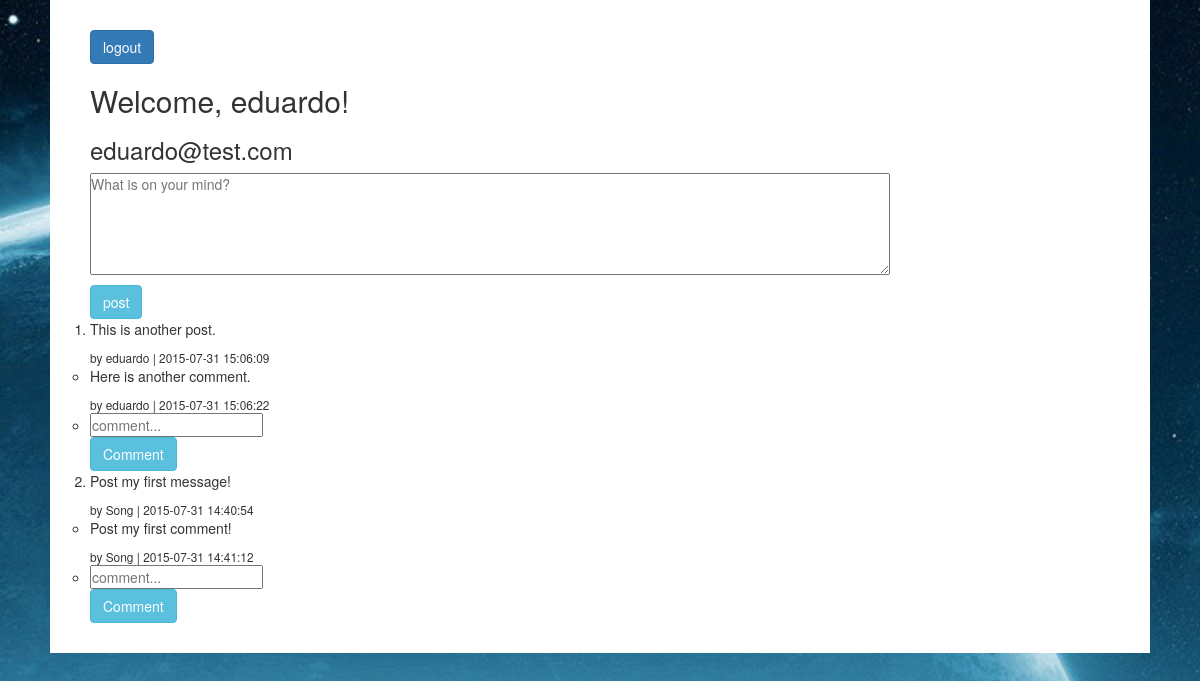
The app's page /wall.php (signed in) with its own data.
### tables this page shows
CREATE TABLE IF NOT EXISTS `messages` (
  `id` int(11) NOT NULL AUTO_INCREMENT,
  `user_id` int(11) DEFAULT NULL,
  `post` text,
  `created_at` datetime DEFAULT NULL,
  `updated_at` datetime DEFAULT NULL,
  PRIMARY KEY (`id`),
  KEY `fk_messages_users_idx` (`user_id`)
);

CREATE TABLE IF NOT EXISTS `users` (
  `id` int(11) NOT NULL AUTO_INCREMENT,
  `first_name` varchar(45) DEFAULT NULL,
  `last_name` varchar(45) DEFAULT NULL,
  `email` varchar(255) DEFAULT NULL,
  `password` varchar(45) DEFAULT NULL,
  `created_at` datetime DEFAULT NULL,
  `updated_at` datetime DEFAULT NULL,
  PRIMARY KEY (`id`)
);

CREATE TABLE IF NOT EXISTS `comments` (
  `id` int(11) NOT NULL AUTO_INCREMENT,
  `comment` text,
  `created_at` datetime DEFAULT NULL,
  `updated_at` datetime DEFAULT NULL,
  `message_id` int(11) DEFAULT NULL,
  `user_id` int(11) DEFAULT NULL,
  PRIMARY KEY (`id`),
  KEY `fk_comments_messages1_idx` (`message_id`),
  KEY `fk_comments_users1_idx` (`user_id`)
);

### new-connection.php (called while the page is built, shortened)
<?php
$connection = mysqli_connect(DB_HOST, DB_USER, DB_PASS, DB_DATABASE);
function fetch($query)
{
	global $connection;
	$result = mysqli_query($connection, $query);
	$rows = array();
	foreach($result as $row) {
		$rows[] = $row;
	}
	return $rows;
}
?>

### wall.php (the view, shortened to what this page needs)
<?php
require_once("new-connection.php");
	$posts_query = "SELECT first_name, last_name, email, /* users table */
							post, messages.created_at, messages.user_id as user_id, messages.id as message_id /* posts table */
					FROM messages
					LEFT JOIN users
					ON users.id = messages.user_id
					ORDER BY messages.created_at DESC";
	$posts = fetch($posts_query);
	$comments_query = "SELECT first_name, last_name, email, /* users table */
								comment, comments.created_at, comments.user_id as user_id, comments.id as comment_id, comments.message_id as message_id /* comments table */
						FROM comments
						LEFT JOIN users ON users.id = comments.user_id
						ORDER BY comments.created_at DESC";
	$comments = fetch($comments_query);
?>
<html>
	<head>
		<link rel="stylesheet" type="text/css" href="style.css">
	  	<link rel="stylesheet" href="http://maxcdn.bootstrapcdn.com/bootstrap/3.3.4/css/bootstrap.min.css">
	</head>
	<body>
		<div id="wall_container">
			<form action="process.php" method="post">
				<input type="submit" value="logout" class="btn btn-primary" id="button">
			</form>
			<h2><?php echo "Welcome, {$_SESSION['first_name']}!"; ?></h2>
			<h3><?php echo "{$_SESSION['email']}"; ?></h3>
			<form action="process.php" method="post">
				<textarea name="post" id="post" cols="60" rows="5" placeholder="What is on your mind?" class="area"></textarea> <br />
				<input type="submit" value="post"  class="btn btn-info" id="button">
			</form>
<?php 	if(isset($posts) && !empty($posts))
		{ ?>
			<ol>
<?php		foreach($posts as $post)
			{ ?>
				<li><p><?php echo $post['post']; ?></p>
					<small>by <?php echo $post['first_name']; ?> | <?php echo $post['created_at']; ?></small>
				<ul>
<?php			foreach($comments as $comment)
				{
					if($post['message_id'] == $comment['message_id'])
					{ ?>
					<li>
						<p><?php echo $comment['comment']; ?></p>
						<small>by <?php echo $comment['first_name'] ?> | <?php echo $comment['created_at']; ?></small>
					</li>
<?php 				}
				} ?>
					<li>
						<form action="process.php" method="post">
							<input type="text" name="comment" placeholder="comment..." />
							<button type="submit" class="btn btn-info" id="button">Comment</button>
						</form>
					</li>
				</ul>
<?php		} ?>
			</ol>
<?php	} ?>
		</div>
	</body>
</html>

### style.css (style rules this page uses)
* { margin: 0px; padding: 0px; }
body { background-image: url('outer-space.jpg'); }
#wall_container { width: 1100px; margin: auto auto; background-color: white; padding: 20px 40px; }
input { display: flex; }
input#button { margin-top: 10px; }
textarea.area { width: 800px; margin: 0 auto; }

### records on screen
messages: post "This is another post.", user.first_name "eduardo", created_at "2015-07-31 15:06:09"
comments: comment "Here is another comment.", user.first_name "eduardo", created_at "2015-07-31 15:06:22"
messages: post "Post my first message!", user.first_name "Song", created_at "2015-07-31 14:40:54"
comments: comment "Post my first comment!", user.first_name "Song", created_at "2015-07-31 14:41:12"

### other values on screen
$_SESSION['first_name'] "eduardo"
$_SESSION['email'] "eduardo@test.com"
